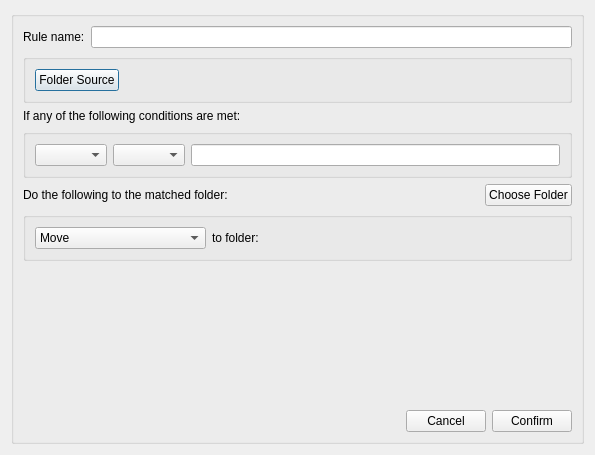
<?xml version="1.0" encoding="UTF-8"?>
<ui version="4.0">
 <class>Dialog</class>
 <widget class="QDialog" name="Dialog">
  <property name="geometry">
   <rect>
    <x>0</x>
    <y>0</y>
    <width>595</width>
    <height>455</height>
   </rect>
  </property>
  <property name="windowTitle">
   <string>Dialog</string>
  </property>
  <layout class="QGridLayout" name="gridLayout">
   <item row="0" column="0">
    <widget class="QGroupBox" name="ruleEditor">
     <layout class="QVBoxLayout" name="verticalLayout">
      <item>
       <layout class="QHBoxLayout" name="ruleNameViewer">
        <item>
         <widget class="QLabel" name="ruleNameLabel">
          <property name="text">
           <string>Rule name:</string>
          </property>
         </widget>
        </item>
        <item>
         <widget class="QLineEdit" name="ruleNameEdit"/>
        </item>
       </layout>
      </item>
      <item>
       <widget class="QGroupBox" name="groupBox">
        <property name="title">
         <string/>
        </property>
        <layout class="QHBoxLayout" name="horizontalLayout">
         <item>
          <widget class="QPushButton" name="sourceBtn">
           <property name="text">
            <string>Folder Source</string>
           </property>
          </widget>
         </item>
         <item>
          <widget class="QLabel" name="folderSourceLabel">
           <property name="styleSheet">
            <string notr="true"/>
           </property>
           <property name="text">
            <string/>
           </property>
          </widget>
         </item>
         <item>
          <spacer name="horizontalSpacer">
           <property name="orientation">
            <enum>Qt::Orientation::Horizontal</enum>
           </property>
           <property name="sizeHint" stdset="0">
            <size>
             <width>40</width>
             <height>20</height>
            </size>
           </property>
          </spacer>
         </item>
        </layout>
       </widget>
      </item>
      <item>
       <widget class="QLabel" name="ifLabel">
        <property name="text">
         <string>If any of the following conditions are met:</string>
        </property>
       </widget>
      </item>
      <item>
       <widget class="QGroupBox" name="ifViewer">
        <layout class="QHBoxLayout" name="horizontalLayout_3">
         <item>
          <widget class="QComboBox" name="ruleComboBox"/>
         </item>
         <item>
          <widget class="QComboBox" name="verbComboBox"/>
         </item>
         <item>
          <widget class="QLineEdit" name="lineEdit"/>
         </item>
        </layout>
       </widget>
      </item>
      <item>
       <layout class="QHBoxLayout" name="chooseFolderLayout">
        <item>
         <widget class="QLabel" name="thenLabel">
          <property name="text">
           <string>Do the following to the matched folder:</string>
          </property>
         </widget>
        </item>
        <item>
         <spacer name="horizontalSpacer_2">
          <property name="orientation">
           <enum>Qt::Orientation::Horizontal</enum>
          </property>
          <property name="sizeHint" stdset="0">
           <size>
            <width>40</width>
            <height>20</height>
           </size>
          </property>
         </spacer>
        </item>
        <item>
         <widget class="QPushButton" name="destBtn">
          <property name="text">
           <string>Choose Folder</string>
          </property>
         </widget>
        </item>
       </layout>
      </item>
      <item>
       <widget class="QGroupBox" name="thenGroupBox">
        <layout class="QHBoxLayout" name="horizontalLayout_2">
         <item>
          <widget class="QComboBox" name="actionComboBox">
           <item>
            <property name="text">
             <string>Move</string>
            </property>
           </item>
          </widget>
         </item>
         <item>
          <widget class="QLabel" name="toFolderLabel">
           <property name="text">
            <string>to folder:</string>
           </property>
          </widget>
         </item>
         <item>
          <widget class="QLabel" name="destFolderLabel">
           <property name="text">
            <string/>
           </property>
          </widget>
         </item>
        </layout>
       </widget>
      </item>
      <item>
       <layout class="QHBoxLayout" name="applyViewer"/>
      </item>
      <item>
       <spacer name="verticalSpacer">
        <property name="orientation">
         <enum>Qt::Orientation::Vertical</enum>
        </property>
        <property name="sizeHint" stdset="0">
         <size>
          <width>20</width>
          <height>40</height>
         </size>
        </property>
       </spacer>
      </item>
      <item>
       <layout class="QHBoxLayout" name="confirmCancelLayout">
        <item>
         <spacer name="horizontalSpacer_3">
          <property name="orientation">
           <enum>Qt::Orientation::Horizontal</enum>
          </property>
          <property name="sizeHint" stdset="0">
           <size>
            <width>40</width>
            <height>20</height>
           </size>
          </property>
         </spacer>
        </item>
        <item>
         <widget class="QPushButton" name="cancelBtn">
          <property name="text">
           <string>Cancel</string>
          </property>
         </widget>
        </item>
        <item>
         <widget class="QPushButton" name="confirmBtn">
          <property name="text">
           <string>Confirm</string>
          </property>
         </widget>
        </item>
       </layout>
      </item>
     </layout>
    </widget>
   </item>
  </layout>
 </widget>
 <resources/>
 <connections/>
</ui>
